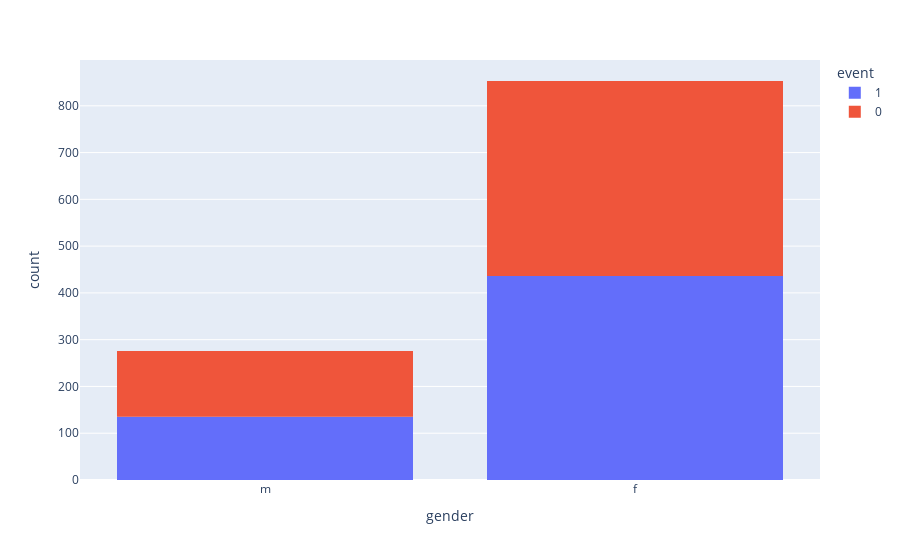
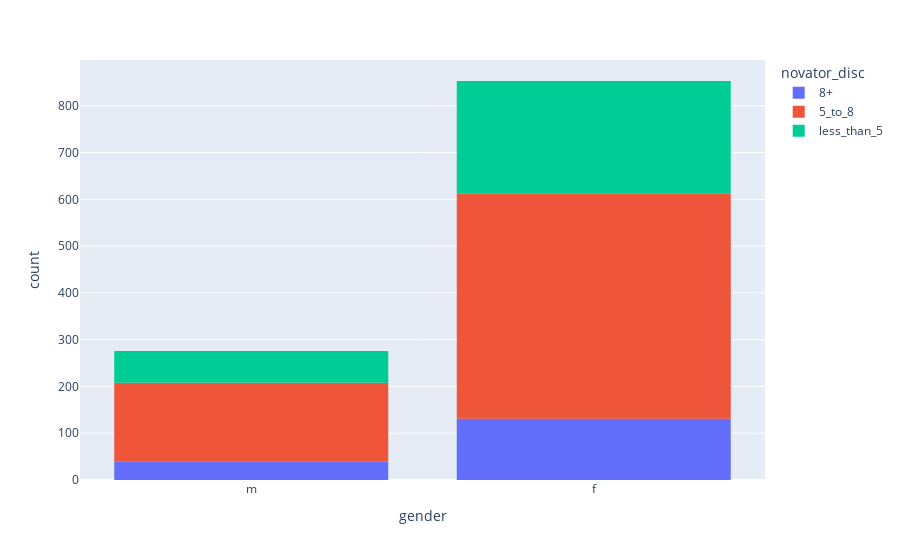
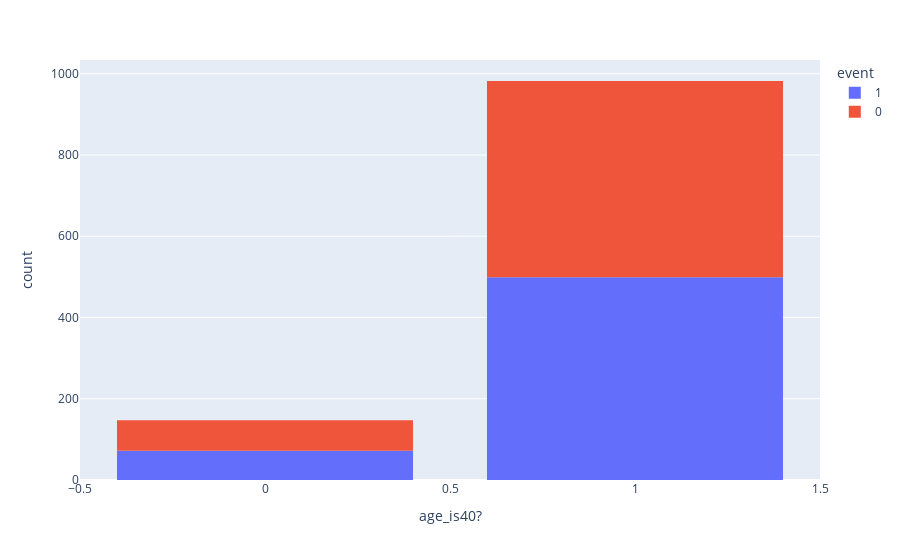
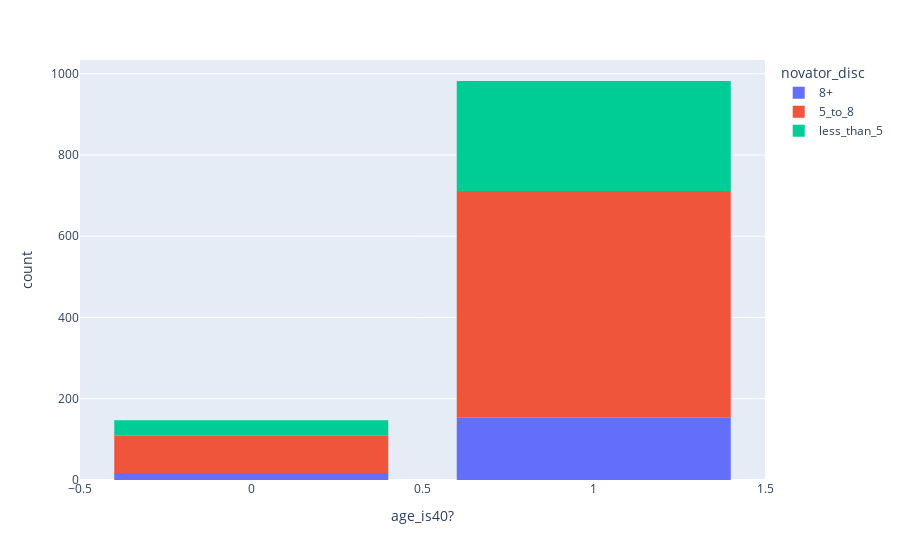

Write notebook code for charts like these, in order.
### Code cell
for p in protected_class:
    for d in dependent_vars:
        fig = px.histogram(df, x=p, color=d)
        fig.update_layout(bargap=0.2)
        fig.show()

### Figure 1 — Plotly figure (JSON) as saved in the notebook; plotly's stock layout.template omitted (floating-point values rounded to 4 significant figures; data arrays with more than 128 entries replaced by an {"elided": "..."} marker saying what was removed)
{"data": [{"alignmentgroup": "True", "bingroup": "x", "hovertemplate": "event=1<br>gender=%{x}<br>count=%{y}<extra></extra>", "legendgroup": "1", "marker": {"color": "#636efa", "pattern": {"shape": ""}}, "name": "1", "offsetgroup": "1", "orientation": "v", "showlegend": true, "type": "histogram", "x": {"elided": "571 str values"}, "xaxis": "x", "yaxis": "y"}, {"alignmentgroup": "True", "bingroup": "x", "hovertemplate": "event=0<br>gender=%{x}<br>count=%{y}<extra></extra>", "legendgroup": "0", "marker": {"color": "#EF553B", "pattern": {"shape": ""}}, "name": "0", "offsetgroup": "0", "orientation": "v", "showlegend": true, "type": "histogram", "x": {"elided": "558 str values"}, "xaxis": "x", "yaxis": "y"}], "layout": {"bargap": 0.2, "barmode": "relative", "legend": {"title": {"text": "event"}, "tracegroupgap": 0}, "margin": {"t": 60}, "xaxis": {"anchor": "y", "domain": [0, 1], "title": {"text": "gender"}}, "yaxis": {"anchor": "x", "domain": [0, 1], "title": {"text": "count"}}}}

### Figure 2 — Plotly figure (JSON) as saved in the notebook; plotly's stock layout.template omitted (floating-point values rounded to 4 significant figures; data arrays with more than 128 entries replaced by an {"elided": "..."} marker saying what was removed)
{"data": [{"alignmentgroup": "True", "bingroup": "x", "hovertemplate": "novator_disc=8+<br>gender=%{x}<br>count=%{y}<extra></extra>", "legendgroup": "8+", "marker": {"color": "#636efa", "pattern": {"shape": ""}}, "name": "8+", "offsetgroup": "8+", "orientation": "v", "showlegend": true, "type": "histogram", "x": {"elided": "170 str values"}, "xaxis": "x", "yaxis": "y"}, {"alignmentgroup": "True", "bingroup": "x", "hovertemplate": "novator_disc=5_to_8<br>gender=%{x}<br>count=%{y}<extra></extra>", "legendgroup": "5_to_8", "marker": {"color": "#EF553B", "pattern": {"shape": ""}}, "name": "5_to_8", "offsetgroup": "5_to_8", "orientation": "v", "showlegend": true, "type": "histogram", "x": {"elided": "650 str values"}, "xaxis": "x", "yaxis": "y"}, {"alignmentgroup": "True", "bingroup": "x", "hovertemplate": "novator_disc=less_than_5<br>gender=%{x}<br>count=%{y}<extra></extra>", "legendgroup": "less_than_5", "marker": {"color": "#00cc96", "pattern": {"shape": ""}}, "name": "less_than_5", "offsetgroup": "less_than_5", "orientation": "v", "showlegend": true, "type": "histogram", "x": {"elided": "309 str values"}, "xaxis": "x", "yaxis": "y"}], "layout": {"bargap": 0.2, "barmode": "relative", "legend": {"title": {"text": "novator_disc"}, "tracegroupgap": 0}, "margin": {"t": 60}, "xaxis": {"anchor": "y", "domain": [0, 1], "title": {"text": "gender"}}, "yaxis": {"anchor": "x", "domain": [0, 1], "title": {"text": "count"}}}}

### Figure 3 — Plotly figure (JSON) as saved in the notebook; plotly's stock layout.template omitted (floating-point values rounded to 4 significant figures; data arrays with more than 128 entries replaced by an {"elided": "..."} marker saying what was removed)
{"data": [{"alignmentgroup": "True", "bingroup": "x", "hovertemplate": "event=1<br>age_is40?=%{x}<br>count=%{y}<extra></extra>", "legendgroup": "1", "marker": {"color": "#636efa", "pattern": {"shape": ""}}, "name": "1", "offsetgroup": "1", "orientation": "v", "showlegend": true, "type": "histogram", "x": {"elided": "571 int values"}, "xaxis": "x", "yaxis": "y"}, {"alignmentgroup": "True", "bingroup": "x", "hovertemplate": "event=0<br>age_is40?=%{x}<br>count=%{y}<extra></extra>", "legendgroup": "0", "marker": {"color": "#EF553B", "pattern": {"shape": ""}}, "name": "0", "offsetgroup": "0", "orientation": "v", "showlegend": true, "type": "histogram", "x": {"elided": "558 int values"}, "xaxis": "x", "yaxis": "y"}], "layout": {"bargap": 0.2, "barmode": "relative", "legend": {"title": {"text": "event"}, "tracegroupgap": 0}, "margin": {"t": 60}, "xaxis": {"anchor": "y", "domain": [0, 1], "title": {"text": "age_is40?"}}, "yaxis": {"anchor": "x", "domain": [0, 1], "title": {"text": "count"}}}}

### Figure 4 — Plotly figure (JSON) as saved in the notebook; plotly's stock layout.template omitted (floating-point values rounded to 4 significant figures; data arrays with more than 128 entries replaced by an {"elided": "..."} marker saying what was removed)
{"data": [{"alignmentgroup": "True", "bingroup": "x", "hovertemplate": "novator_disc=8+<br>age_is40?=%{x}<br>count=%{y}<extra></extra>", "legendgroup": "8+", "marker": {"color": "#636efa", "pattern": {"shape": ""}}, "name": "8+", "offsetgroup": "8+", "orientation": "v", "showlegend": true, "type": "histogram", "x": {"elided": "170 int values"}, "xaxis": "x", "yaxis": "y"}, {"alignmentgroup": "True", "bingroup": "x", "hovertemplate": "novator_disc=5_to_8<br>age_is40?=%{x}<br>count=%{y}<extra></extra>", "legendgroup": "5_to_8", "marker": {"color": "#EF553B", "pattern": {"shape": ""}}, "name": "5_to_8", "offsetgroup": "5_to_8", "orientation": "v", "showlegend": true, "type": "histogram", "x": {"elided": "650 int values"}, "xaxis": "x", "yaxis": "y"}, {"alignmentgroup": "True", "bingroup": "x", "hovertemplate": "novator_disc=less_than_5<br>age_is40?=%{x}<br>count=%{y}<extra></extra>", "legendgroup": "less_than_5", "marker": {"color": "#00cc96", "pattern": {"shape": ""}}, "name": "less_than_5", "offsetgroup": "less_than_5", "orientation": "v", "showlegend": true, "type": "histogram", "x": {"elided": "309 int values"}, "xaxis": "x", "yaxis": "y"}], "layout": {"bargap": 0.2, "barmode": "relative", "legend": {"title": {"text": "novator_disc"}, "tracegroupgap": 0}, "margin": {"t": 60}, "xaxis": {"anchor": "y", "domain": [0, 1], "title": {"text": "age_is40?"}}, "yaxis": {"anchor": "x", "domain": [0, 1], "title": {"text": "count"}}}}
